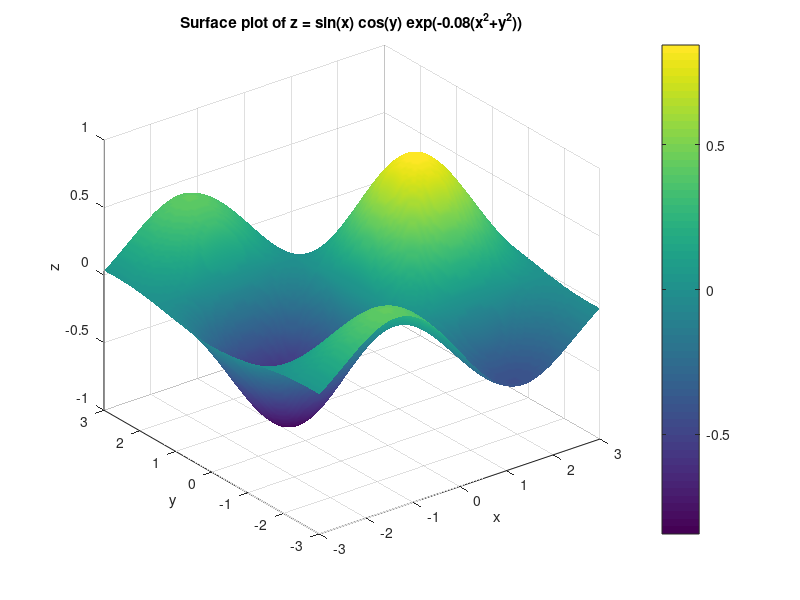
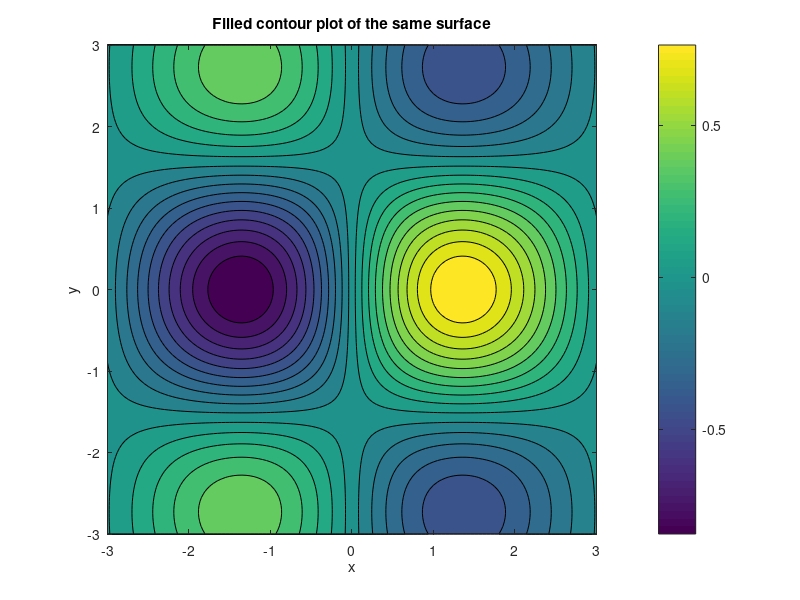

The MATLAB source for these figures, in order:
% MATH 346 - Week 4
% Surface and contour visualization checks

clear; clc; close all;

x = linspace(-3, 3, 121);
y = linspace(-3, 3, 121);
[X, Y] = meshgrid(x, y);

Z = sin(X).*cos(Y).*exp(-0.08*(X.^2 + Y.^2));

figure;
surf(X, Y, Z);
shading interp;
colorbar;
grid on;
xlabel("x");
ylabel("y");
zlabel("z");
title("Surface plot of z = sin(x) cos(y) exp(-0.08(x^2+y^2))");

figure;
contourf(X, Y, Z, 20);
colorbar;
axis equal tight;
xlabel("x");
ylabel("y");
title("Filled contour plot of the same surface");

[z_max, max_index] = max(Z(:));
[row, col] = ind2sub(size(Z), max_index);
x_max = X(row, col);
y_max = Y(row, col);

[z_min, min_index] = min(Z(:));
[row_min, col_min] = ind2sub(size(Z), min_index);
x_min = X(row_min, col_min);
y_min = Y(row_min, col_min);

fprintf("Approximate maximum: z = %.4f at x = %.3f, y = %.3f\n", ...
    z_max, x_max, y_max);
fprintf("Approximate minimum: z = %.4f at x = %.3f, y = %.3f\n", ...
    z_min, x_min, y_min);

fprintf("These locations depend on the grid spacing.\n");
